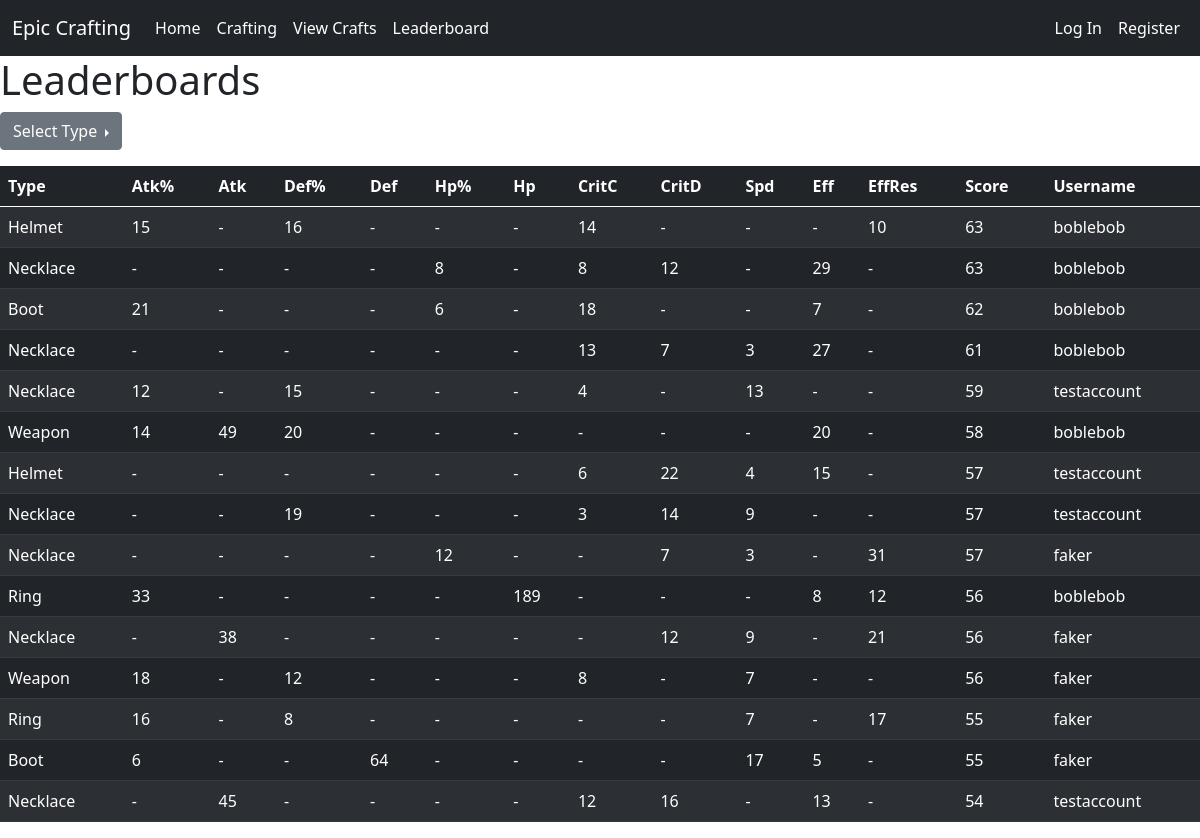
The page /leaderboard/overall on the database its author committed.
### website/models.py (models this page shows, shortened)
class EquipDB(db.Model):
    id   = db.Column('id', db.Integer, primary_key=True)
    type = db.Column('Type', db.String(20))
    atkP = db.Column('Atk%', db.Integer, default=0)
    atkF = db.Column('Atk', db.Integer, default=0)
    defP = db.Column('Def%', db.Integer, default=0)
    defF = db.Column('Def', db.Integer, default=0)
    hpP  = db.Column('Hp%', db.Integer, default=0)
    hpF  = db.Column('Hp', db.Integer, default=0)
    criC = db.Column('CritC', db.Integer, default=0)
    criD = db.Column('CritD', db.Integer, default=0)
    spd  = db.Column('Spd', db.Integer, default=0)
    eff  = db.Column('Eff', db.Integer, default=0)
    effR = db.Column('EffRes', db.Integer, default=0)
    gs   = db.Column('Score', db.Integer, default=0)
    userName = db.Column(db.String(20), db.ForeignKey('user.name'))
    date = db.Column(db.DateTime)
    def getAttribute(attr):
        if attr == 'type':
            return EquipDB.type
        elif attr == 'atkP':
            return EquipDB.atkP
        elif attr == 'atkF':
            return EquipDB.atkF
        elif attr == 'defP':
            return EquipDB.defP
        elif attr == 'defF':
            return EquipDB.defF
        elif attr == 'hpP':
            return EquipDB.hpP
        elif attr == 'hpF':
            return EquipDB.hpF
        elif attr == 'criC':
            return EquipDB.criC
        elif attr == 'criD':
            return EquipDB.criD
        elif attr == 'spd':
            return EquipDB.spd
        elif attr == 'eff':
            return EquipDB.eff
        elif attr == 'effR':
            return EquipDB.effR
        else:
            return EquipDB.gs

### website/views.py (the view, shortened to what this page needs)
@views.route('/leaderboard/<boardType>', methods=["POST", "GET"])
def leaderboard(boardType):
    colType = 'gs'
    MAXEQUIP = 15
    ordered_equips = []
    if boardType == 'daily':
        saved_equips = EquipDB.query.order_by(EquipDB.getAttribute(colType).desc()).filter(func.date(EquipDB.date)==date.today()).limit(MAXEQUIP)
    elif boardType == 'overall':
        saved_equips = EquipDB.query.order_by(EquipDB.getAttribute(colType).desc()).limit(MAXEQUIP)
    else:
        return redirect(url_for('views.home'))
    return render_template("leaderboard.html", saved_equips=saved_equips, user=current_user, boardType=boardType)

### website/templates/leaderboard.html (shortened to what this page needs)
{% extends "base.html" %}
{% block content %}
<h1>Leaderboards</h1>
<div class="dropend">
    <button class="btn btn-secondary dropdown-toggle" type="button" id="dropdownMenuButton" data-bs-toggle="dropdown" aria-haspopup="true" aria-expanded="false">
        Select Type
    </button>
</div>
<table class='table table-hover table-striped table-dark' id='leaderboardTable'>
    <thead>
        <tr>
            <th class='typecol'>Type</th>
            <th scope="col" onclick="colSort('atkP', '{{ boardType }}')">Atk%</th>
            <th scope="col" onclick="colSort('atkF', '{{ boardType }}')">Atk</th>
            <th scope="col" onclick="colSort('defP', '{{ boardType }}')">Def%</th>
            <th scope="col" onclick="colSort('defF', '{{ boardType }}')">Def</th>
            <th scope="col" onclick="colSort('hpP',  '{{ boardType }}')">Hp%</th>
            <th scope="col" onclick="colSort('hpF',  '{{ boardType }}')">Hp</th>
            <th scope="col" onclick="colSort('criC', '{{ boardType }}')">CritC</th>
            <th scope="col" onclick="colSort('criD', '{{ boardType }}')">CritD</th>
            <th scope="col" onclick="colSort('spd',  '{{ boardType }}')">Spd</th>
            <th scope="col" onclick="colSort('eff',  '{{ boardType }}')">Eff</th>
            <th scope="col" onclick="colSort('effR', '{{ boardType }}')">EffRes</th>
            <th scope="col" onclick="colSort('gs',   '{{ boardType }}')">Score</th>
            <th scope="col">Username</th>
        </tr>
    </thead>
    <tbody>
        {% for equip in saved_equips %}
        <tr id="{{ equip.id }}">
            <td class="typecol">{{ equip.type }}</th>
            {% if equip.atkP %}
                <td>{{ equip.atkP }}</th>
            {% else %}
                <td>-</td>
            {% endif %}
            {% if equip.atkF %}
                <td>{{ equip.atkF }}</th>
            {% else %}
                <td>-</td>
            {% endif %}
            {% if equip.defP %}
                <td>{{ equip.defP }}</th>
            {% else %}
                <td>-</td>
            {% endif %}
            {% if equip.defF %}
                <td>{{ equip.defF }}</th>
            {% else %}
                <td>-</td>
            {% endif %}
            {% if equip.hpP %}
                <td>{{ equip.hpP }}</th>
            {% else %}
                <td>-</td>
            {% endif %}
            {% if equip.hpF %}
                <td>{{ equip.hpF }}</th>
            {% else %}
                <td>-</td>
            {% endif %}
            {% if equip.criC%}
                <td>{{ equip.criC }}</th>
            {% else %}
                <td>-</td>
            {% endif %}
            {% if equip.criD %}
                <td>{{ equip.criD }}</th>
            {% else %}
                <td>-</td>
            {% endif %}
            {% if equip.spd %}
                <td>{{ equip.spd }}</th>
            {% else %}
                <td>-</td>
            {% endif %}
            {% if equip.eff %}
                <td>{{ equip.eff }}</th>
            {% else %}
                <td>-</td>
            {% endif %}
            {% if equip.effR %}
                <td>{{ equip.effR }}</th>
            {% else %}
                <td>-</td>
            {% endif %}
            <td>{{ equip.gs }}</td>
            <td>{{ equip.userName }}</td>
        </tr>
        {% endfor %}
    </tbody>
</table>
{% endblock %}

### rows shown on the page
EquipDB: type "Helmet", atkP "15", defP "16", criC "14", effR "10", gs "63", userName "boblebob"
EquipDB: type "Necklace", hpP "8", criC "8", criD "12", eff "29", gs "63", userName "boblebob"
EquipDB: type "Boot", atkP "21", hpP "6", criC "18", eff "7", gs "62", userName "boblebob"
EquipDB: type "Necklace", criC "13", criD "7", spd "3", eff "27", gs "61", userName "boblebob"
EquipDB: type "Necklace", atkP "12", defP "15", criC "4", spd "13", gs "59", userName "testaccount"
EquipDB: type "Weapon", atkP "14", atkF "49", defP "20", eff "20", gs "58", userName "boblebob"
EquipDB: type "Helmet", criC "6", criD "22", spd "4", eff "15", gs "57", userName "testaccount"
EquipDB: type "Necklace", defP "19", criC "3", criD "14", spd "9", gs "57", userName "testaccount"
EquipDB: type "Necklace", hpP "12", criD "7", spd "3", effR "31", gs "57", userName "faker"
EquipDB: type "Ring", atkP "33", hpF "189", eff "8", effR "12", gs "56", userName "boblebob"
EquipDB: type "Necklace", atkF "38", criD "12", spd "9", effR "21", gs "56", userName "faker"
EquipDB: type "Weapon", atkP "18", defP "12", criC "8", spd "7", gs "56", userName "faker"
EquipDB: type "Ring", atkP "16", defP "8", spd "7", effR "17", gs "55", userName "faker"
EquipDB: type "Boot", atkP "6", defF "64", spd "17", eff "5", gs "55", userName "faker"
EquipDB: type "Necklace", atkF "45", criC "12", criD "16", eff "13", gs "54", userName "testaccount"
